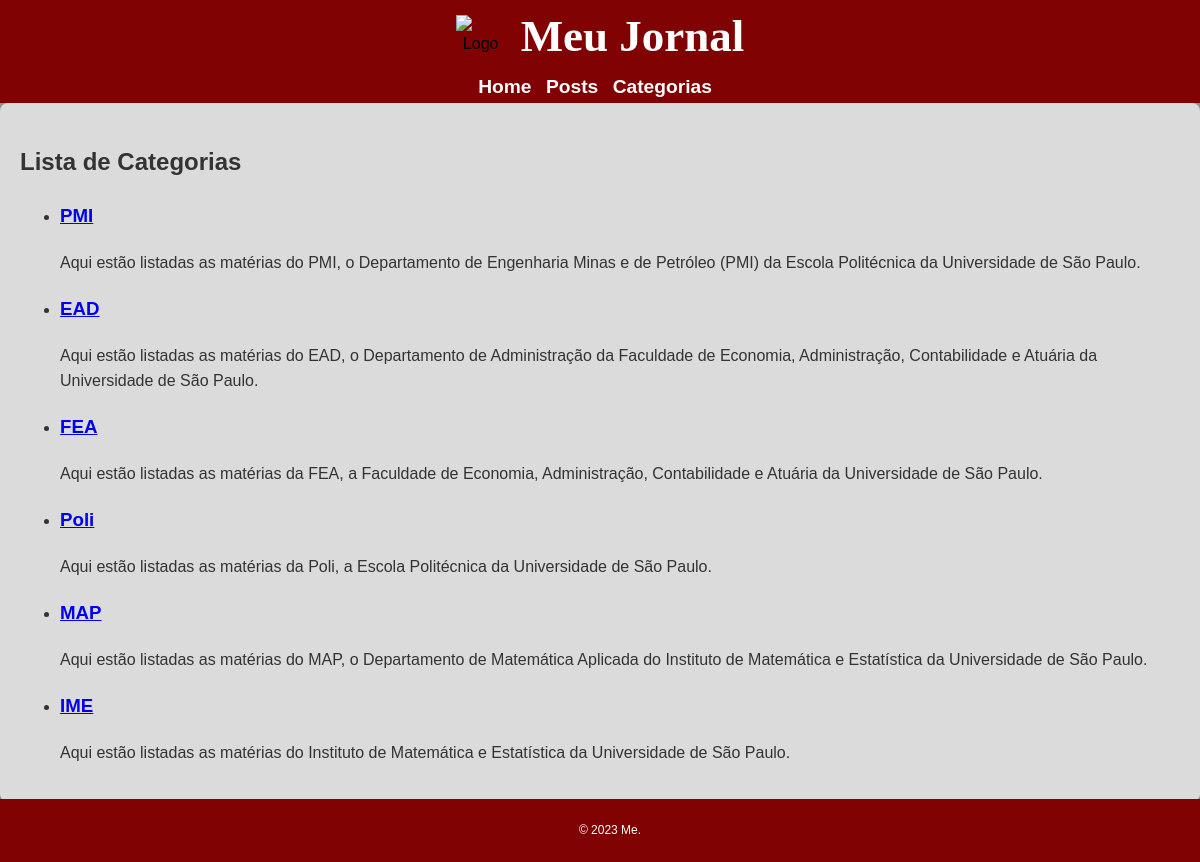
The page /categories/ on the database as committed earlier.
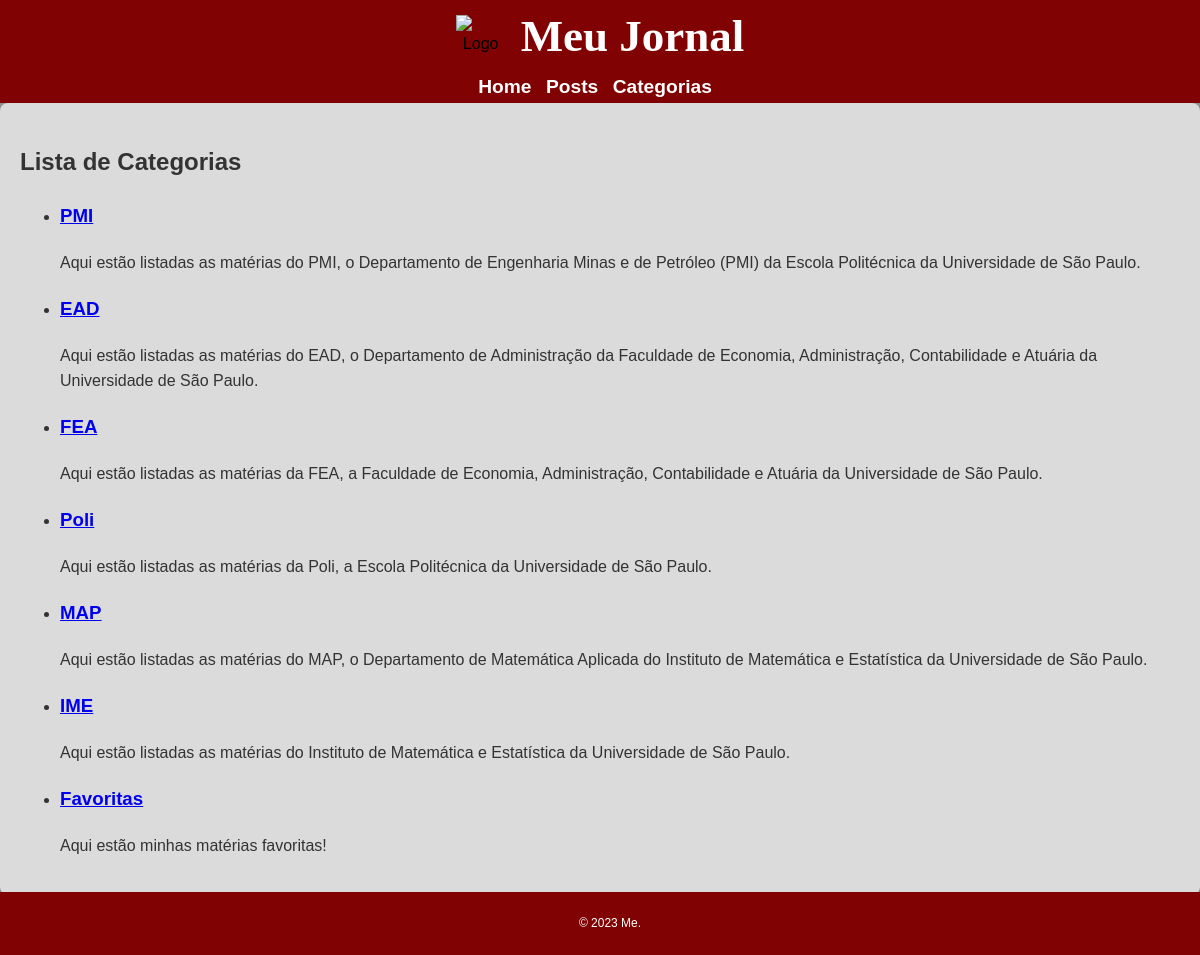
The same page on the database as committed later.
### noticias/models.py (models this page shows, shortened)
class Category(models.Model):
    name = models.CharField(max_length=100)
    description = models.TextField()

### noticias/views.py (the view)
# urls.py: path('categories/', CategoryListView.as_view(), name='category_list'),
class CategoryListView(ListView):
    model = Category
    template_name = 'noticias/category_list.html'
    context_object_name = 'categories'

### noticias/templates/noticias/category_list.html (shortened to what this page needs)
{% extends 'noticias/base.html' %}
{% block content %}
    <h2>Lista de Categorias</h2>
    {% if categories %}
        <ul>
            {% for category in categories %}
                <li>
                    <h3><a href="{% url 'category_detail' pk=category.pk %}">{{ category.name }}</a></h3>
                    <p>{{ category.description }}</p>
                </li>
            {% endfor %}
        </ul>
    {% else %}
        <p>Nenhuma categoria disponível.</p>
    {% endif %}
{% endblock %}

Rows that differ between the two databases and show on the page:
added Category: name "Favoritas", description "Aqui estão minhas matérias favoritas!"
